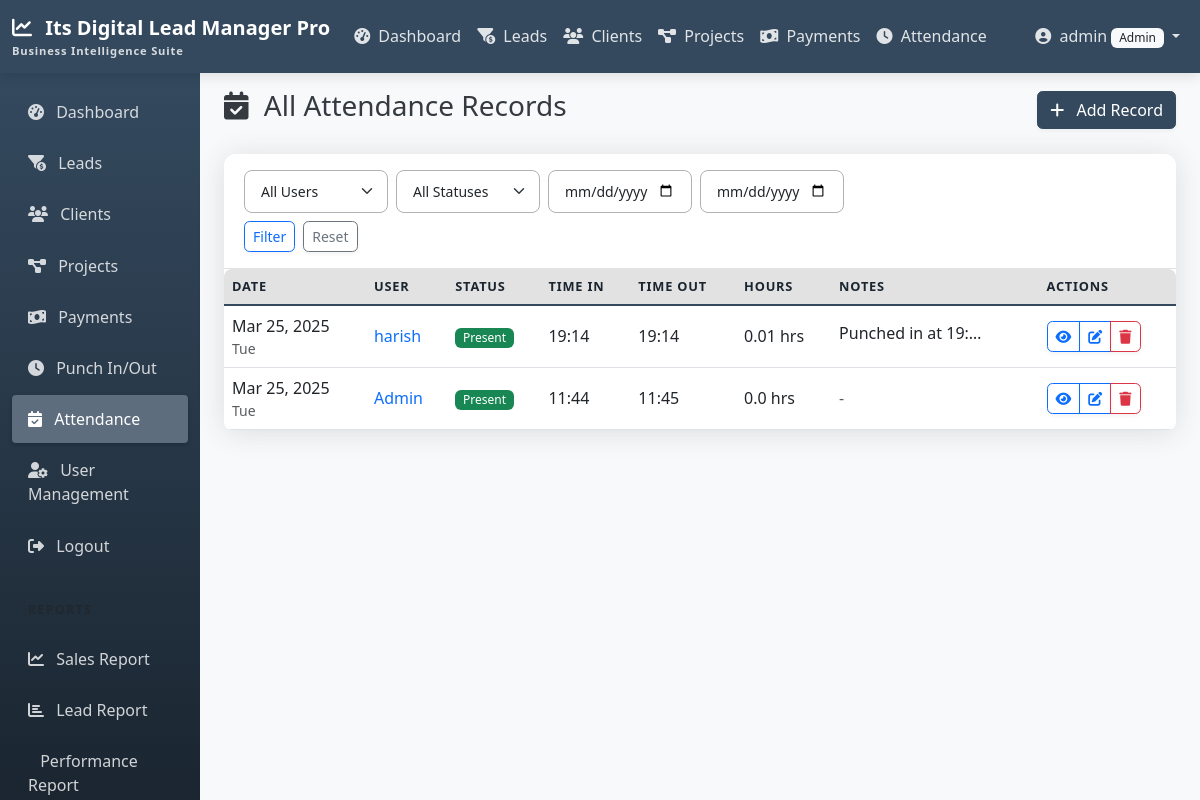
The page /attendance/ (signed in) on the database as committed earlier.
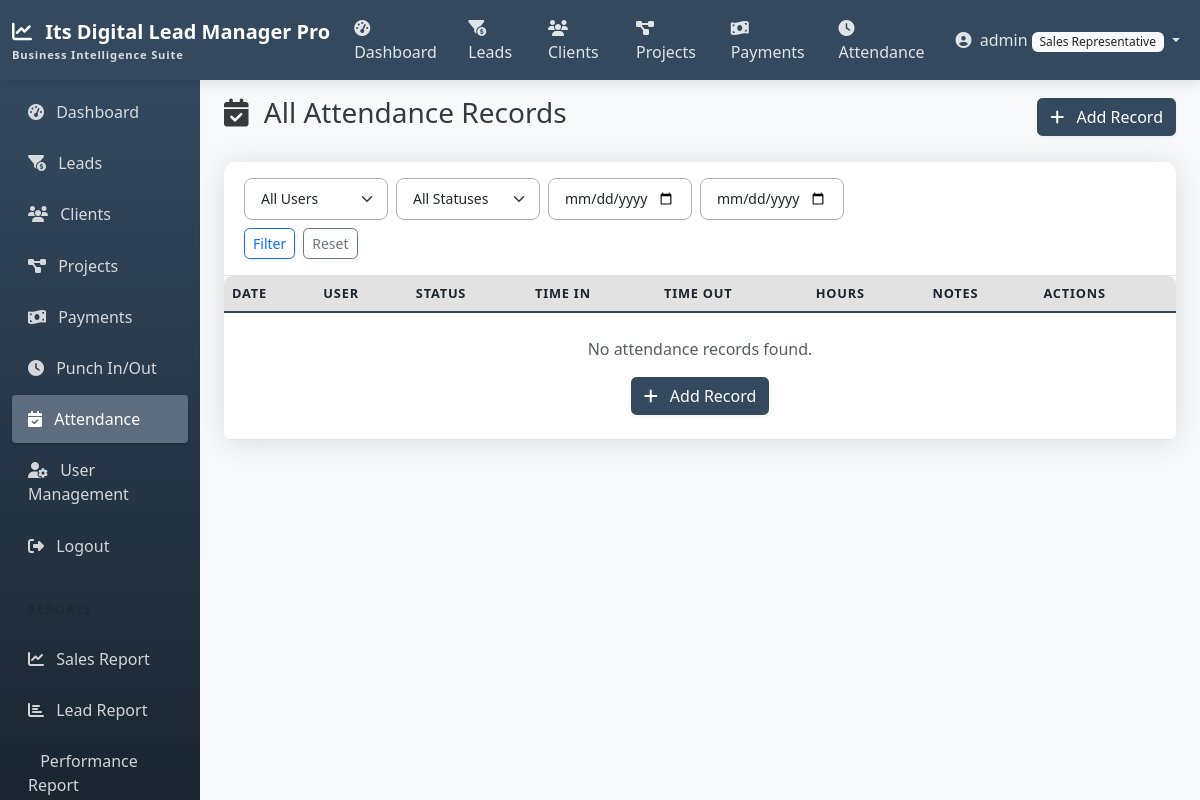
The same page on the database as committed later.
### accounts/models.py (models this page shows, shortened)
class CustomUser(AbstractUser):
    ROLE_CHOICES = (
        ('admin', 'Admin'),
        ('manager', 'Manager'),
        ('team_leader', 'Team Leader'),
        ('sales_rep', 'Sales Representative'),
    )
    role = models.CharField(max_length=20, choices=ROLE_CHOICES, default='sales_rep')

### attendance/models.py (models this page shows, shortened)
class Attendance(models.Model):
    STATUS_CHOICES = (
        ('present', 'Present'),
        ('absent', 'Absent'),
        ('half_day', 'Half Day'),
        ('leave', 'Leave'),
        ('holiday', 'Holiday'),
    )
    user = models.ForeignKey(CustomUser, on_delete=models.CASCADE, related_name='attendances')
    date = models.DateField(default=date.today)
    time_in = models.TimeField(null=True, blank=True)
    time_out = models.TimeField(null=True, blank=True)
    status = models.CharField(max_length=10, choices=STATUS_CHOICES, default='present')
    notes = models.TextField(blank=True, null=True)
    created_at = models.DateTimeField(auto_now_add=True)
    updated_at = models.DateTimeField(auto_now=True)
    class Meta:
        ordering = ['-date', '-time_in']
        unique_together = ('user', 'date')
    @property
    def total_hours(self):
        if self.time_in and self.time_out:
            naive_datetime_in = datetime.combine(self.date, self.time_in)
            naive_datetime_out = datetime.combine(self.date, self.time_out)
            datetime_in = IST.localize(naive_datetime_in)
            datetime_out = IST.localize(naive_datetime_out)
            if datetime_out < datetime_in:
                naive_datetime_out = datetime.combine(self.date + timedelta(days=1), self.time_out)
                datetime_out = IST.localize(naive_datetime_out)
            difference = datetime_out - datetime_in
            hours = difference.total_seconds() / 3600
            return round(hours, 2)
        return 0

### attendance/views.py (the view)
# urls.py: path('', views.AttendanceListView.as_view(), name='attendance_list'),
class AttendanceListView(LoginRequiredMixin, AdminOrManagerRequiredMixin, ListView):
    model = Attendance
    template_name = 'attendance/attendance_list.html'
    context_object_name = 'attendances'
    paginate_by = 10
    def get_queryset(self):
        queryset = Attendance.objects.all()
        user_filter = self.request.GET.get('user', '')
        status_filter = self.request.GET.get('status', '')
        start_date = self.request.GET.get('start_date', '')
        end_date = self.request.GET.get('end_date', '')
        if user_filter:
            queryset = queryset.filter(user__id=user_filter)
        if status_filter:
            queryset = queryset.filter(status=status_filter)
        if start_date:
            queryset = queryset.filter(date__gte=start_date)
        if end_date:
            queryset = queryset.filter(date__lte=end_date)
        return queryset
    def get_context_data(self, **kwargs):
        context = super().get_context_data(**kwargs)
        context['users'] = CustomUser.objects.all()
        context['status_choices'] = dict(Attendance.STATUS_CHOICES)
        context['user_filter'] = self.request.GET.get('user', '')
        context['status_filter'] = self.request.GET.get('status', '')
        context['start_date'] = self.request.GET.get('start_date', '')
        context['end_date'] = self.request.GET.get('end_date', '')
        return context

### attendance/views.py (called while the page is built)
    def test_func(self):
        return self.request.user.is_authenticated and (
            self.request.user.is_superuser or
            self.request.user.role in ['admin', 'manager']
        )

### templates/attendance/attendance_list.html (shortened to what the changed rows need)
{% extends 'base.html' %}
{% block content %}
<div class="d-flex justify-content-between align-items-center mb-4">
    <h1 class="h3">
        <i class="fas fa-calendar-check me-2"></i>
        {% if is_my_attendance %}
            My Attendance
        {% elif selected_user %}
            Attendance for {{ selected_user.get_full_name|default:selected_user.username }}
        {% else %}
            All Attendance Records
        {% endif %}
    </h1>
</div>
<div class="card shadow">
    <div class="table-responsive">
        <table class="table table-hover align-middle mb-0">
            <thead class="table-light">
                <tr>
                    <th scope="col">Date</th>
                    {% if not is_my_attendance and not selected_user %}
                    <th scope="col">User</th>
                    {% endif %}
                    <th scope="col">Status</th>
                    <th scope="col">Time In</th>
                    <th scope="col">Time Out</th>
                    <th scope="col">Hours</th>
                    <th scope="col">Notes</th>
                    <th scope="col">Actions</th>
                </tr>
            </thead>
            <tbody>
                {% for attendance in attendances %}
                <tr>
                    <td>{{ attendance.date|date:"M d, Y" }} <small class="text-muted d-block">{{ attendance.date|date:"D" }}</small></td>
                    {% if not is_my_attendance and not selected_user %}
                    <td>
                        <a href="{% url 'user_attendance' attendance.user.id %}" class="text-decoration-none">
                            {{ attendance.user.get_full_name|default:attendance.user.username }}
                        </a>
                    </td>
                    {% endif %}
                    <td>
                        <span class="badge
                            {% if attendance.status == 'present' %}bg-success
                            {% elif attendance.status == 'absent' %}bg-danger
                            {% elif attendance.status == 'half_day' %}bg-warning text-dark
                            {% elif attendance.status == 'leave' %}bg-info
                            {% else %}bg-secondary
                            {% endif %}">
                            {{ attendance.get_status_display }}
                        </span>
                    </td>
                    <td>
                        {% if attendance.time_in %}
                        {{ attendance.time_in|time:"H:i" }}
                        {% else %}
                        <span class="text-muted">-</span>
                        {% endif %}
                    </td>
                    <td>
                        {% if attendance.time_out %}
                        {{ attendance.time_out|time:"H:i" }}
                        {% else %}
                        <span class="text-muted">-</span>
                        {% endif %}
                    </td>
                    <td>
                        {% if attendance.time_in and attendance.time_out %}
                        {{ attendance.total_hours }} hrs
                        {% else %}
                        <span class="text-muted">-</span>
                        {% endif %}
                    </td>
                    <td>
                        {% if attendance.notes %}
                        <span class="text-truncate d-inline-block" style="max-width: 150px;" title="{{ attendance.notes }}">
                            {{ attendance.notes }}
                        </span>
                        {% else %}
                        <span class="text-muted">-</span>
                        {% endif %}
                    </td>
                    <td>
                        <div class="btn-group btn-group-sm">
                            <a href="{% url 'attendance_detail' attendance.id %}" class="btn btn-outline-primary" title="View">
                                <i class="fas fa-eye"></i>
                            </a>
                            {% if user.is_superuser or user.role in 'admin,manager' %}
                            <a href="{% url 'attendance_edit' attendance.id %}" class="btn btn-outline-primary" title="Edit">
                                <i class="fas fa-edit"></i>
                            </a>
                            <a href="{% url 'attendance_delete' attendance.id %}" class="btn btn-outline-danger" title="Delete">
                                <i class="fas fa-trash"></i>
                            </a>
                            {% endif %}
                        </div>
                    </td>
                </tr>
                {% empty %}
                <tr>
                    <td colspan="{% if not is_my_attendance and not selected_user %}8{% else %}7{% endif %}" class="text-center py-4">
                        <p class="text-muted mb-0">No attendance records found.</p>
                        {% if is_my_attendance %}
                        <a href="{% url 'punch' %}" class="btn btn-primary mt-3">
                            <i class="fas fa-clock me-2"></i> Punch In/Out
                        </a>
                        {% elif user.is_superuser or user.role in 'admin,manager' %}
                        <a href="{% url 'attendance_add' %}" class="btn btn-primary mt-3">
                            <i class="fas fa-plus me-2"></i> Add Record
                        </a>
                        {% endif %}
                    </td>
                </tr>
                {% endfor %}
            </tbody>
        </table>
    </div>
</div>
{% endblock %}

### templates/navbar.html (shortened to what this page needs)
<nav class="navbar navbar-expand-md navbar-dark sticky-top">
    <div class="container-fluid">
        <a class="navbar-brand" href="{% url 'home' %}">
            <i class="fas fa-chart-line me-2"></i>
            Its Digital Lead Manager Pro
            <span class="navbar-brand-subtitle">Business Intelligence Suite</span>
        </a>
        <div class="collapse navbar-collapse" id="navbarNav">
            <ul class="navbar-nav me-auto">
                {% if user.is_authenticated %}
                <li class="nav-item">
                    <a class="nav-link {% if request.path == '/reports/dashboard/' %}active{% endif %}" href="{% url 'dashboard' %}">
                        <i class="fas fa-tachometer-alt me-1"></i> Dashboard
                    </a>
                </li>
                <li class="nav-item">
                    <a class="nav-link {% if '/leads/' in request.path %}active{% endif %}" href="{% url 'lead_list' %}">
                        <i class="fas fa-funnel-dollar me-1"></i> Leads
                    </a>
                </li>
                <li class="nav-item">
                    <a class="nav-link {% if '/clients/' in request.path %}active{% endif %}" href="{% url 'client_list' %}">
                        <i class="fas fa-users me-1"></i> Clients
                    </a>
                </li>
                <li class="nav-item d-none d-lg-block">
                    <a class="nav-link {% if '/projects/' in request.path %}active{% endif %}" href="{% url 'project_list' %}">
                        <i class="fas fa-project-diagram me-1"></i> Projects
                    </a>
                </li>
                <li class="nav-item d-none d-lg-block">
                    <a class="nav-link {% if '/payments/' in request.path %}active{% endif %}" href="{% url 'payment_list' %}">
                        <i class="fas fa-money-bill-wave me-1"></i> Payments
                    </a>
                </li>
                <li class="nav-item d-none d-lg-block">
                    <a class="nav-link {% if '/attendance/punch/' in request.path %}active{% endif %}" href="{% url 'punch' %}">
                        <i class="fas fa-clock me-1"></i> Attendance
                    </a>
                </li>
                {% endif %}
            </ul>
            <ul class="navbar-nav">
                {% if user.is_authenticated %}
                <li class="nav-item dropdown">
                    <a class="nav-link dropdown-toggle" href="#" id="navbarDropdown" role="button" data-bs-toggle="dropdown" aria-expanded="false">
                        <i class="fas fa-user-circle me-1"></i>
                        {% if user.first_name %}{{ user.first_name }}{% else %}{{ user.username }}{% endif %}
                        <span class="badge bg-light text-dark">{{ user.get_role_display }}</span>
                    </a>
                </li>
                {% endif %}
            </ul>
        </div>
    </div>
</nav>

Rows that differ between the two databases and show on the page:
removed Attendance: date "Mar 25, 2025", date "Tue", user.get_full_name "harish", status "Present", time_in "19:14", time_out "19:14", total_hours "0.01", notes "Punched in at 19:…"
removed Attendance: date "Mar 25, 2025", date "Tue", user.get_full_name "Admin", status "Present", time_in "11:44", time_out "11:45", total_hours "0.0"
changed CustomUser "admin": role "Admin" → "Sales Representative"
Other text that changed with them:
text now shown: "No attendance records found. Add Record"
